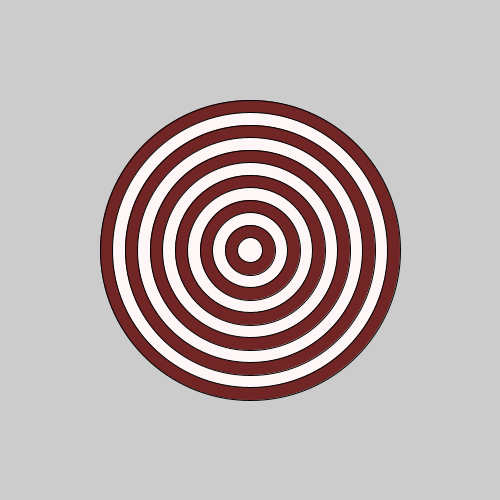
Frame 1 (no input)
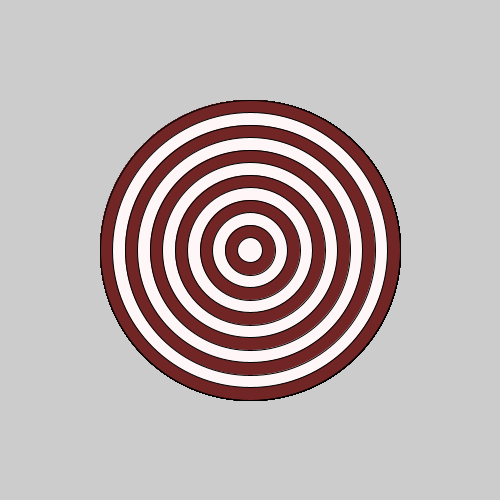
Frame 60 (the mouse pressed at the canvas centre just before this capture)
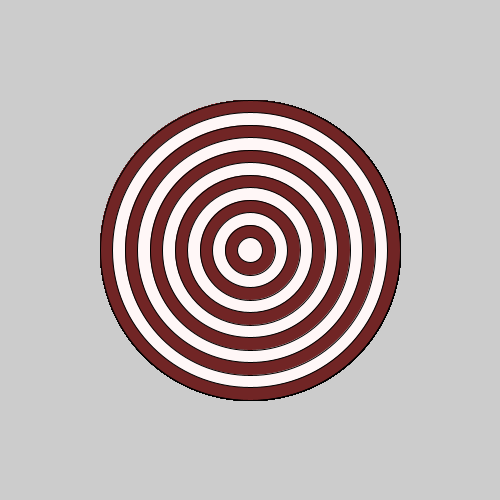
Frame 120 (the mouse held since frame 60 and released just before this capture)

The Processing sketch that drew these frames (run headless with seeded random() and noise(); from frame 60 on, the mouse is pressed at the canvas centre):

// Processing sketch: bullseye
// ── bullseye.pde

void setup() {
 
  // set the size of your sketch
  size(500,500);
}

void draw() {
  
  //Starting with the largest ellipse, use a for loop to draw a bullseye with ellipses.
  for( int i = 300; i > 0; i-=25){
    if( i % 2 == 0){
      fill(#712525);
      ellipse(250,250,i,i); 
    }else{
      fill(#FFF7F7);
      ellipse(250,250,i,i); 
    }
  }
}
    
  //Use an if statement and remainder to alternate the color of your rings.
  
  
